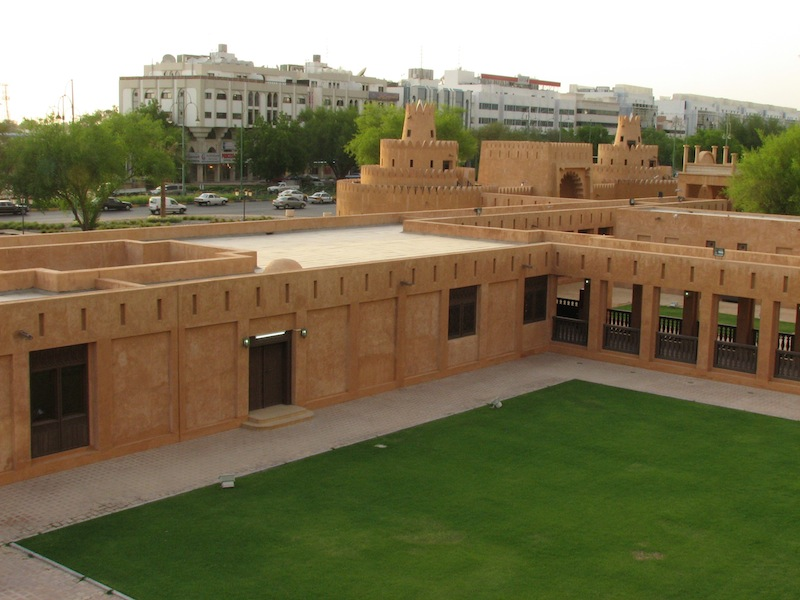
#> input picture harris/Image1.png, 800 x 600 px
$ jupyter execute harris_notebook.ipynb   (older library calls are emulated)
#> lines starting #> are read from the running program, lines starting #| are printed output that depends on the picture
### IMPORTANT :  Avant de lancer ce notebook il faut importer dans google colab les images Images1.png et Images2.png du dossier Harris (Fichiers -> importer images1 et 2) ###

[cell 1]
import numpy as np
import matplotlib.pyplot as plt
import scipy.ndimage
from scipy import ndimage
from skimage.io import imread
from skimage.io import imsave
import pickle
from scipy import sparse
from scipy.sparse import diags
from scipy.sparse.linalg import spsolve,cg

[cell 2]
# [4 lines left out: function pause, not called in this run]

def smoothGaussian(im,sigma):
    N=4*sigma
    x=np.arange(-N,N+1).astype(float).reshape(-1,1)
    weights=np.exp(-(x**2)/(2*sigma**2))
    weights=weights/np.sum(weights)
    im2=scipy.ndimage.convolve(im.astype(float), weights)
    im_smooth=scipy.ndimage.convolve(im2.astype(float), weights.transpose())
    return im_smooth

def gradient(im_smooth):
    gradient_x=scipy.ndimage.convolve(im_smooth.astype(float),0.5*np.array([[ 1,0,-1]]))
    gradient_y=scipy.ndimage.convolve(im_smooth.astype(float),0.5*np.array([[ 1,0,-1]]).transpose())
    return gradient_x,gradient_y

[cell 3]
def smoothedGradient(im,sigma):
    """this function computes a smooth version of the image image using the convolution by a gaussian with standard deviation sigma
    and then compue the gradient in the x and y direction using kernels [1,0,-1] ans its transpose"""
    #TODO: Code this function (you can use the functions above )
    Im_loc_smooth = smoothGaussian(im,sigma)
    im_x,im_y = gradient(Im_loc_smooth)

    return im_x,im_y

def HarrisScore(im,sigma1,sigma2,k=0.06):
    Ix,Iy = smoothedGradient(im,sigma1)
    Ixx = Ix*Ix
    Ixy = Ix * Iy
    Iyy = Iy *Iy
    print(im.shape[0])
    N=6*sigma2
    x=np.arange(-N,N+1).astype(float).reshape(-1,1)
    weights=np.exp(-(x**2)/(2*sigma2**2))

    weights=weights/np.sum(weights)
    ##R = np.zeros((im.shape[0],im.shape[1]))
    m11=scipy.ndimage.convolve(Ixx.astype(float),weights)
    m11 = scipy.ndimage.convolve(m11.astype(float),weights.transpose())
    m12=scipy.ndimage.convolve(Ixy.astype(float),weights)
    m12 = scipy.ndimage.convolve(m12.astype(float), weights.transpose())
    m22 = scipy.ndimage.convolve(Iyy.astype(float), weights)
    m22 = scipy.ndimage.convolve(m22.astype(float),weights.transpose())
    R = m11*m22 - m12*m12 - k*(m11 + m22)*(m11 + m22)
    """this function compute the harris score for each pixel in the image and return the result as an image"""
    #TODO implement this function

    return R

def HarrisCorners(im,sigma1,sigma2,k=0.06):
    """this function extract local maximums ion the harris score image that are above 0.005 times the maxium of R and a local miximum in a region a radius 2"""
    R= HarrisScore(im,sigma1=sigma1,sigma2=sigma2,k=0.06)
    import skimage.feature
    #TODO : implement this function by calling skimage.feature.peak.peak_local_max
    peaks = skimage.feature.peak.peak_local_max(R,min_distance=2,threshold_abs = 0.005*np.max(R));
    return peaks


def extractPatches(im ,points,N):
    """this function extracts patches of size N by N centered around each point privded in the matrix points
    and return a nb_points by N by N 3D array """
    assert(N%2==1)
    radius=(N-1)/2
    patches = np.zeros((points.shape[0],N,N))
    for i,p in enumerate (points):

        if p[0]-radius>=0 and p[0]+radius<im.shape[0] and p[1]-radius>=0 and p[1]+radius<im.shape[1]:
            patches[i,:,:]=im[int(p[0]-radius):int(p[0]+radius+1) ,int(p[1]-radius):int(p[1]+radius+1)]

    assert(patches.shape[1]==N)
    assert(patches.shape[2]==N)
    return patches


# [13 lines left out: function SSDTable, not called in this run]


def ZMSSDTable(patches1,patches2):
    """this function computes the zero means sum of square differences between each pair of patches"""
    #TODO implement this function
    print(patches1.shape)
    D = np.zeros((patches1.shape[0],patches2.shape[0]))
    for i in range(patches1.shape[0]):
        for j in range(patches2.shape[0]):
            #print(patches1[i,:,:])
            D[i][j] = np.sum(np.power((patches1[i,:,:]-np.mean(patches1[i,:,:]))-(patches2[j,:,:]-np.mean(patches2[j,:,:])),2))
    table = D;
    return table

# [21 lines left out: function NCCTable, not called in this run]

# [11 lines of commented-out code are left out]

### Display function:

[cell 4]
def displayPeaks(im,peaks,ax ,title="Peaks"):
    # plt.figure()
    # ax=plt.subplot(1,1,1)
    plt.imshow(im,cmap=plt.cm.Greys_r)
    plt.title(title)
    plt.plot(peaks[:,1],peaks[:,0],'.')
    plt.axis((0,im.shape[1],im.shape[0],0))
    ax.get_xaxis().set_visible(False)
    ax.get_yaxis().set_visible(False)
    plt.subplots_adjust(left=0.01, right=0.99, top=1, bottom=0)
    #plt.show()


# [14 lines left out: function displayPatch, not called in this run]


def displayMatches(im1,im2,p1,p2):
    plt.figure(figsize=(15,15))
    plt.subplot(1,2,1)
    plt.imshow(im1,cmap=plt.cm.Greys_r)
    for i in range(p1.shape[0]):
        plt.plot([p1[i,1],p2[i,1]],[p1[i,0],p2[i,0]])
    plt.plot(p1[:,1],p1[:,0],'.')
    plt.subplot(1,2,2)
    plt.imshow(im2,cmap=plt.cm.Greys_r)
    for i in range(p1.shape[0]):
        plt.plot([p1[i,1],p2[i,1]],[p1[i,0],p2[i,0]])
    plt.plot(p2[:,1],p2[:,0],'.')
    #plt.show()

# [13 lines left out: function displayMatches2, not called in this run]
    #plt.show()

def displayMatches3(im1,im2,p1,p2):
    plt.figure(figsize=(10,10))
    plt.title("Matches im1&im2")
    ax=plt.subplot(1,1,1)
    plt.imshow(np.column_stack((im1,im2)),cmap=plt.cm.Greys_r)
    for i in range(p1.shape[0]):
        plt.plot([p1[i,1],p2[i,1]+im1.shape[1]],[p1[i,0],p2[i,0]])
    plt.plot(p1[:,1],p1[:,0],'.')
    plt.plot(p2[:,1]+im1.shape[1],p2[:,0],'.')
    plt.axis((0,im1.shape[1]+im2.shape[1],im1.shape[0],0))
    ax.get_xaxis().set_visible(False)
    ax.get_yaxis().set_visible(False)
    plt.subplots_adjust(left=1, right=2, top=1, bottom=0)
    #plt.show()


def extractMatches(table,threshold=0.7):
    bestscore=np.min(table,axis=1)
    bestmatch1=np.argmin(table,axis=1)
    bestmatch2=np.argmin(table,axis=0)
    t=bestmatch2[bestmatch1]
    valid1=t==np.arange(0,t.size)

    table_copy=table.copy()
    table_copy[np.arange(0,table.shape[0]),bestmatch1]=np.max(table)
    bestscore2=np.min(table_copy,axis=1)
    valid2=bestscore<0.9*bestscore2

    valid=valid1&valid2
    return np.nonzero(valid)[0], bestmatch1[valid]

Main:

[cell 5]
#def main():
plt.ion()
im1col=np.array(imread('Image1.png'))
#> im1col is the input picture: shape (600, 800, 3); mean R, G, B 123.6, 115.8, 84.9
im2col=np.array(imread('Image2.png'))
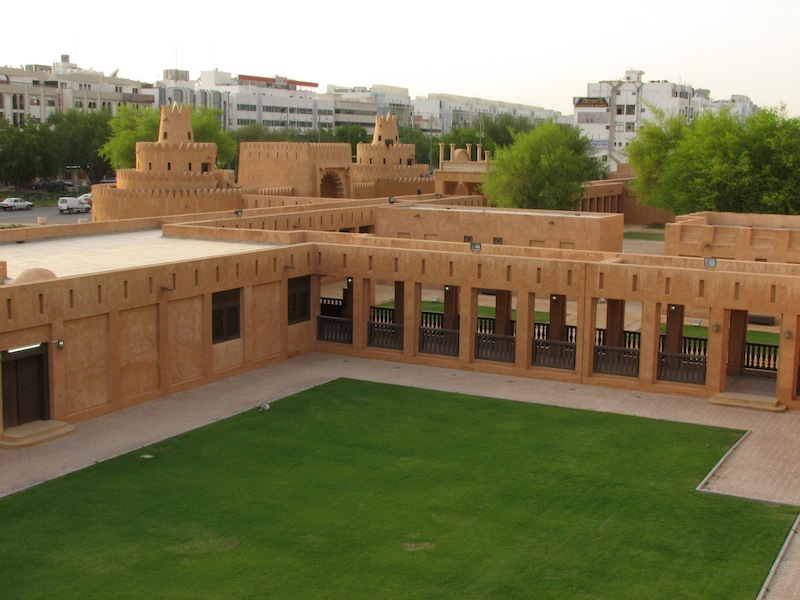
#> input picture harris/Image2.png, 800 x 600 px
#> im2col is the input picture: shape (600, 800, 3); mean R, G, B 126.2, 119.4, 85.3
# im1col=np.array(imread('set1-1.png'))
# im2col=np.array(imread('set1-2.png'))
im1=np.mean(im1col.astype(np.float),axis=2)
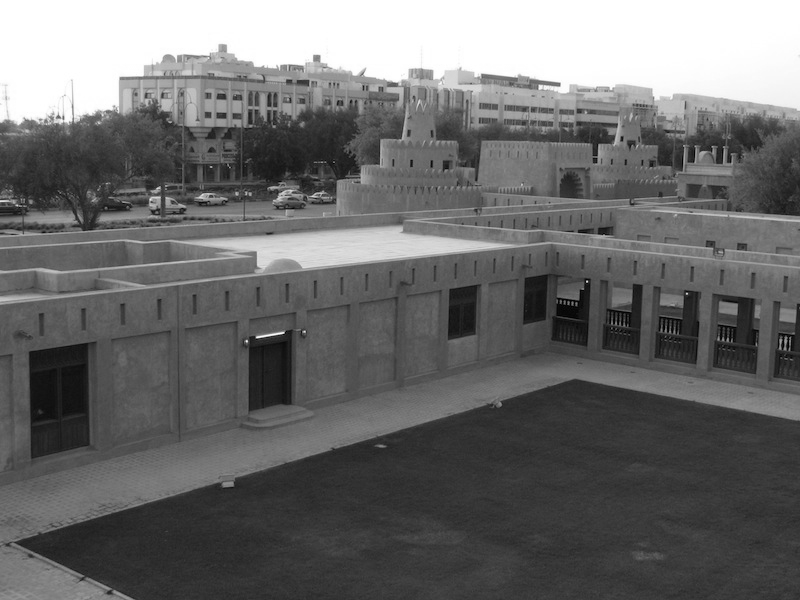
#> im1: shape (600, 800) float64; min 0.333, max 255, mean 108.1
im2=np.mean(im2col.astype(np.float),axis=2)
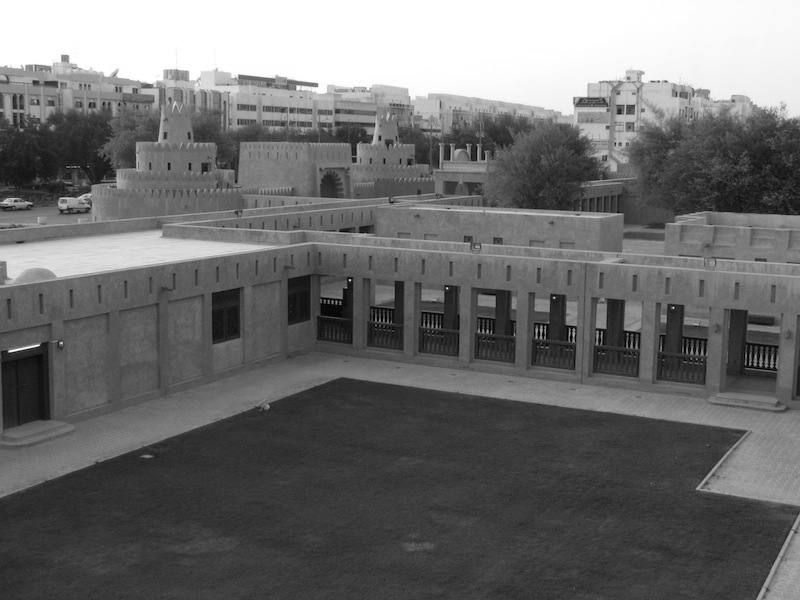
#> im2: shape (600, 800) float64; min 0.333, max 255, mean 110.3


im_x,im_y=smoothedGradient(im1,sigma=2)

plt.figure(figsize=(15,15))
plt.subplot(1,2,1)
plt.imshow(im_x,cmap='gray')
plt.title("Smooth gradient")
#pause()
#im_x[200:205,300:302]
#array([[-0.73459394, -3.24114919],
        #[-0.09954611, -1.66888352],
        #[ 0.18028972, -0.33038019],
        #[ 0.34290241,  0.77111416],
        #[ 0.69410558,  1.81250375]])

#im_y[200:205,300:302]
#array([[-5.57636412, -4.37612   ],
        #[-6.52248546, -5.5795648 ],
        #[-7.72358858, -7.04014021],
        #[-7.84553211, -7.21222404],
        #[-6.19201956, -5.42149942]])

R=HarrisScore(im1,sigma1=2,sigma2=3,k=0.06)
#| 600
#R[200:205,300:302]
#array([[ 241.9235239 ,  261.08986283],
        #[ 201.38571146,  225.27802866],
        #[ 178.14703746,  208.63364944],
        #[ 173.60252361,  211.83960978],
        #[ 184.0906068 ,  231.22448418]])
plt.subplot(1,2,2)
plt.title("R function")
plt.imshow(R,cmap=plt.cm.Greys_r)
plt.title('R score')
#pause()
#imsave('harris_response.png',(R-R.min())/(np.max(R)-np.min(R)))

[cell 6]

corners1=HarrisCorners(im1,sigma1=2,sigma2=3,k=0.06)
#| 600
#> in HarrisCorners, `peaks = skimage.feature.peak.peak_local_max(R,min_distance=2,threshold..`: peaks = 392 pairs, first value 46 to 592, second value 7 to 793
#> corners1 has the same summary as peaks in HarrisCorners
#corners1[:10,:]
#array([[ 46, 223],
       #[ 51, 216],
        #[ 56, 166],
        #[ 56, 175],
        #[ 56, 316],
        #[ 61, 159],
        #[ 63, 250],
        #[ 65, 256],
        #[ 67, 303],
        #[ 69, 283]])
plt.figure(figsize=(15,15))
ax1=plt.subplot(1,2,1)
displayPeaks(im1,corners1,ax1,"Peaks Image 1")

#pause()


corners2=HarrisCorners(im2,sigma1=2,sigma2=3,k=0.06)
#> call 3 of HarrisScore, with sigma1 = 2, sigma2 = 3, k = 0.06
#> in gradient (call 4), `gradient_y=scipy.ndimage.convolve(im_smooth.astype(float),0.5*np.array..`:
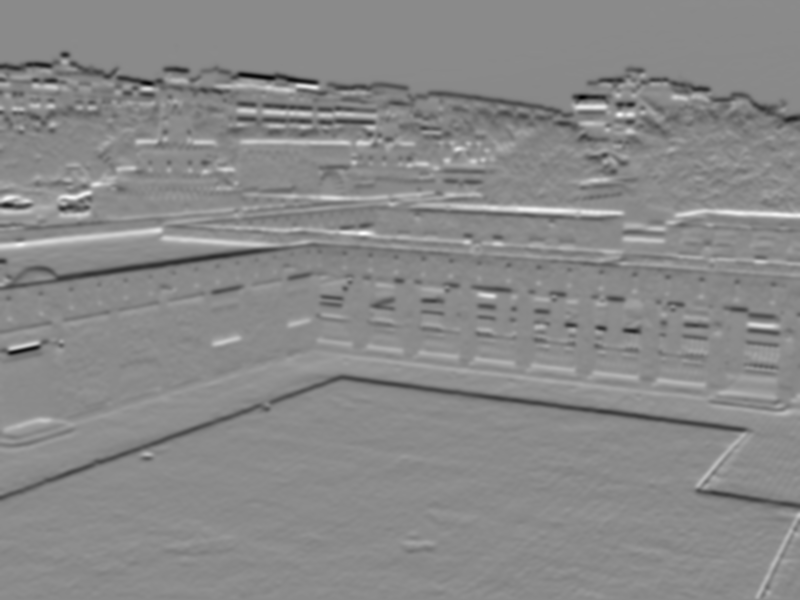
#> gradient_y: shape (600, 800) float64; min -28.6, max 23.93, mean -0.3; drawn with min black and max white
#| 600
#> in HarrisScore (call 3), `m22 = scipy.ndimage.convolve(Iyy.astype(float), weights)`:
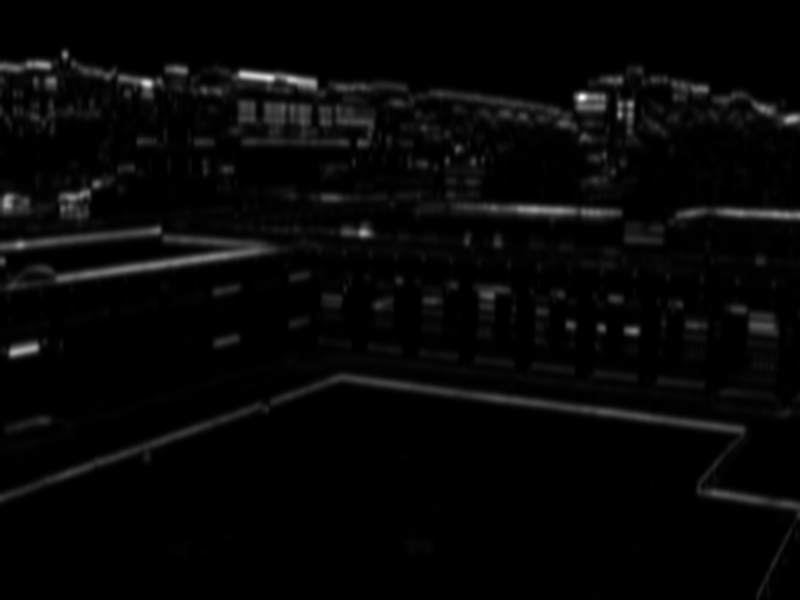
#> m22: shape (600, 800) float64; min 0, max 380.5, mean 10.5; drawn with min black and max white
#> in HarrisScore (call 3), `R = m11*m22 - m12*m12 - k*(m11 + m22)*(m11 + m22)`:
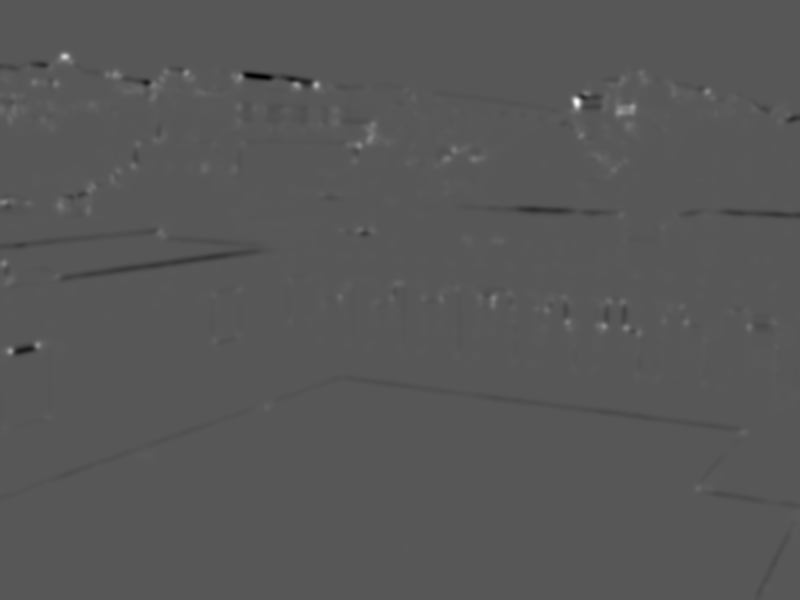
#> R: shape (600, 800) float64; min -5655.4, max 10748.9, mean -0.2; drawn with min black and max white
#> corners2 = 374 pairs, first value 56 to 588, second value 3 to 797
#corners2[:10,:]
#array([[ 56,  64],
        #[ 67,  51],
        #[ 68,  28],
        #[ 70, 216],
        #[ 71, 166],
        #[ 73, 186],
        #[ 73, 641],
        #[ 74, 107],
        #[ 74, 115],
        #[ 77, 240]])

ax2=plt.subplot(1,2,2)
displayPeaks(im2,corners2,ax2,"Peaks image 2")

#pause()

print("nb Corner img1= ", corners1.shape)
#| nb Corner img1=  (392, 2)
print("nb Corner img2= ", corners2.shape)
#| nb Corner img2=  (374, 2)
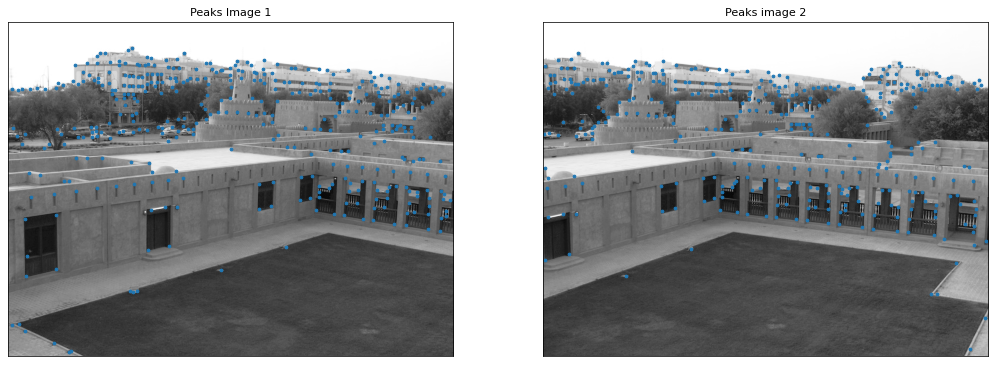
#> figure drawn by matplotlib, 2 panels

[cell 7]
N=31

#print(corners1)
patches1=extractPatches(im1,corners1,N)
#> the loop in extractPatches, `for i,p in enumerate (points): ` made 392 passes
#> p on passes 1 to 3: [56, 316], [84, 558], [122, 18]
#displayPatch(im1,corners1,patches1)

extractPatches(im1,np.array([[150,300],[200,270]]),3)
#> the loop in extractPatches (call 2), `for i,p in enumerate (points): ` made 2 passes
#> p on passes 1 to 2: [150, 300], [200, 270]
#array([[[ 37.66666667,  41.66666667,  44.33333333],
        #[ 36.33333333,  38.66666667,  40.66666667],
        #[ 37.33333333,  38.        ,  38.66666667]],

      #[[ 75.66666667,  82.66666667,  79.        ],
        #[ 70.66666667,  73.33333333,  73.        ],
        #[ 91.33333333,  92.33333333,  91.33333333]]])

patches2=extractPatches(im2,corners2,N)


t1=np.arange(0,4*5*5).reshape(4,5,5)
t2=t1-5
#print(SSDTable(t1,t2))
#array([[    625.,   10000.,   50625.,  122500.],
        #[  22500.,     625.,   10000.,   50625.],
        #[  75625.,   22500.,     625.,   10000.],
        #[ 160000.,   75625.,   22500.,     625.]])
#print(NCCTable(t1, t2))

#table=SSDTable(patches1,patches2)

table = ZMSSDTable(patches1,patches2)
#| (392, 31, 31)
#> after the loop in ZMSSDTable, `for i in range(patches1.shape[0]):`:
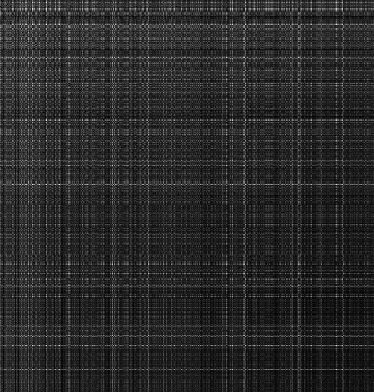
#> D: shape (392, 374) float64; min 0, max 11983978.9, mean 1976402.2; drawn with min black and max white
table2 = ZMSSDTable(patches2,patches1)
#| (374, 31, 31)
#> after the loop in ZMSSDTable (call 2), `for i in range(patches1.shape[0]):`:
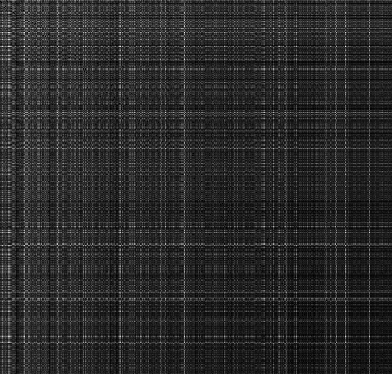
#> D: shape (374, 392) float64; min 0, max 11983978.9, mean 1976402.2; drawn with min black and max white
#table = NCCTable(patches1, patches2)
matches1,matches2=extractMatches(table,threshold=0.7)
#> in extractMatches, `bestscore=np.min(table,axis=1)`: bestscore = 392 values, max 1599294 at index 26, min 0 at index 16, mean 372317
#> in extractMatches, `bestmatch1=np.argmin(table,axis=1)`: bestmatch1 = 392 values, max 373 at index 375, min 1 at index 0, mean 192
#> in extractMatches, `bestmatch2=np.argmin(table,axis=0)`: bestmatch2 = 374 values, max 390 at index 107, min 0 at index 1, mean 199.2
#> in extractMatches, `t=bestmatch2[bestmatch1]`: t = 392 values, max 389 at index 389, min 0 at index 0, mean 191.6
#> in extractMatches, `bestscore2=np.min(table_copy,axis=1)`: bestscore2 = 392 values, max 1644008.8 at index 26, min 0 at index 16, mean 599191.8
#> matches1 = 216 values from 0 to 389; matches2 = 216 values, max 373 at index 211, min 1 at index 0, mean 190.4
matches3,matches4=extractMatches(table2,threshold=0.7)
#> matches3 = 216 values from 1 to 373; matches4 = 216 values, max 389 at index 213, min 0 at index 0, mean 198.9

p1=corners1[matches1,:]
#> p1 = 216 pairs, first value 56 to 446, second value 35 to 783
p2=corners2[matches2,:]
#> p2 = 216 pairs, first value 56 to 456, second value 21 to 659

p3=corners2[matches3,:]
#> p3 has the same summary as p2
p4=corners1[matches4,:]
#> p4 has the same summary as p1

p1bis = []
p2bis = []
for i in range(0,p1.shape[0]):
    for j in range(0,p3.shape[0]):
        if p1[i,0] == p4[j,0] and p1[i,1] == p4[j,1] and p2[i,0] == p3[j,0] and p2[i,0] == p3[j,0] :
                p1bis.append(p1[i])
                p2bis.append(p2[i])
#> after the loop, p1bis = 215 pairs, first value 56 to 446, second value 35 to 783; p2bis = 215 pairs, first value 56 to 456, second value 21 to 659

p1 = np.asarray(p1bis)
#> p1 has the same summary as p1bis
p2 = np.asarray(p2bis)
#> p2 has the same summary as p2bis


displayMatches(im1col,im2col,p1,p2)
plt.ioff()

displayMatches3(im1col,im2col,p1[0:50,:],p2[0:50,:])
displayMatches3(im1col,im2col,p1,p2)

# if __name__ == "__main__":
#     main()
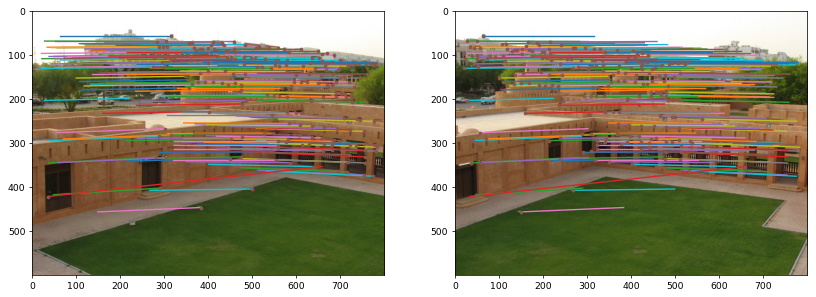
#> figure drawn by matplotlib, 2 panels
